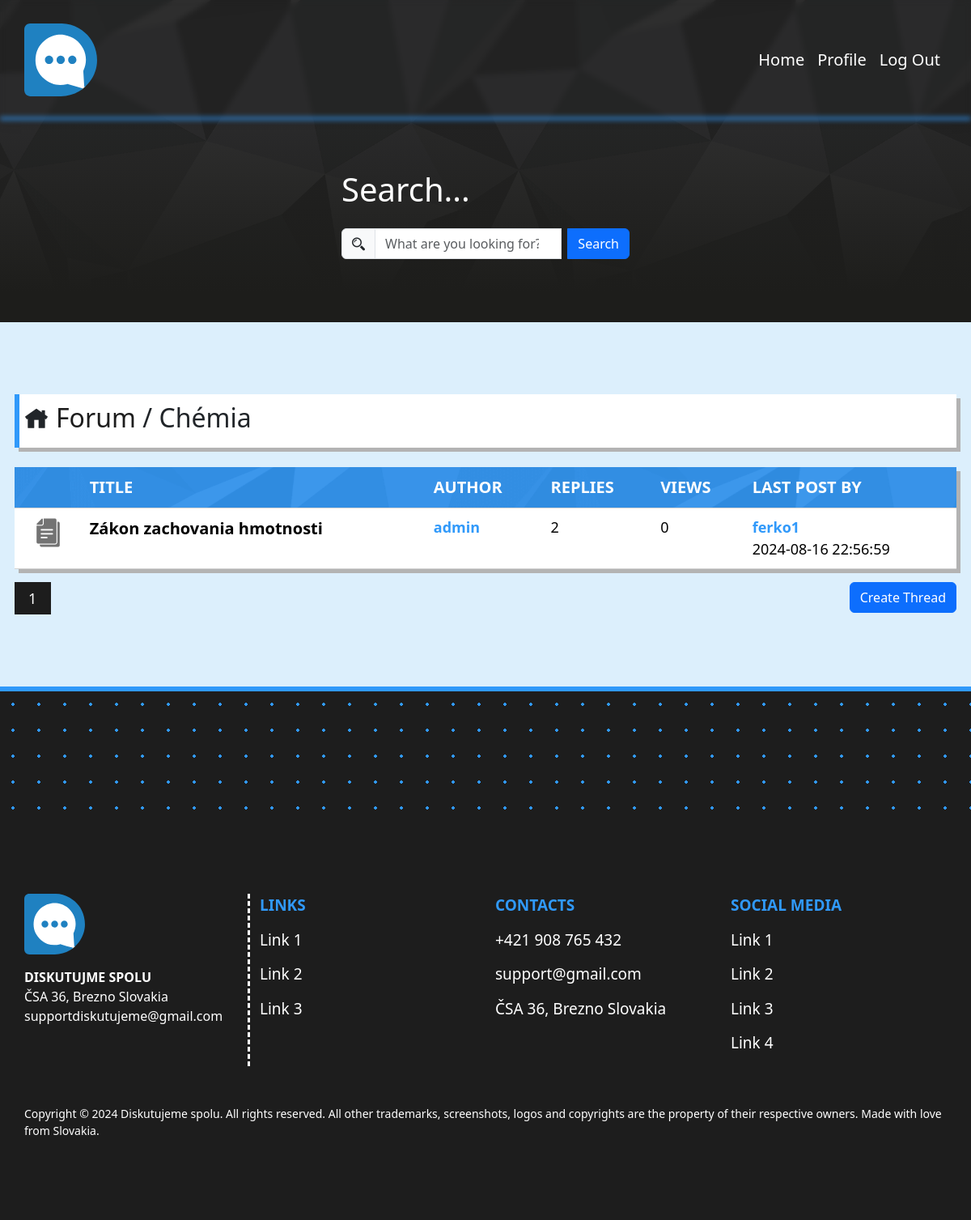
/category.php?catname=Chémia&id=3&page=1 (signed in), run on the app's committed database.
### tables this page shows
CREATE TABLE `thread` (
  `id` int(11) NOT NULL,
  `name` varchar(64) NOT NULL,
  `author_id` int(11) NOT NULL,
  `category` int(11) NOT NULL,
  `views` int(11) NOT NULL
);

CREATE TABLE `users` (
  `id` int(11) NOT NULL,
  `username` varchar(16) NOT NULL,
  `email` varchar(128) NOT NULL,
  `password` text NOT NULL,
  `joined` timestamp NOT NULL DEFAULT current_timestamp(),
  `status` enum('user','admin') NOT NULL DEFAULT 'user'
);

CREATE TABLE `post` (
  `id` int(11) NOT NULL,
  `message` varchar(1024) NOT NULL,
  `author` int(11) NOT NULL,
  `date` timestamp NULL DEFAULT current_timestamp(),
  `thread` int(11) NOT NULL
);

### category.php (the view, shortened to what this page needs)
<?php
include("head.php");
include("header.php");?>
<section id="last-posts-section" class="col-12 py-5 px-0">
	<div class="heading">
		<h2><i class="icofont-home me-2"></i><a href="index.php">Forum</a> / <?php echo $_GET["catname"];?></h2>
	</div>
	<table class="mt-4 table table-striped">
		<tr>
		  	<th></th>
		    <th>Title</th>
		    <th class="d-none d-md-table-cell d-lg-table-cell">Author</th>
		    <th class="d-none d-md-table-cell d-lg-table-cell">Replies</th>
		    <th class="d-none d-md-table-cell d-lg-table-cell">Views</th>
			<th>Last Post By</th>
		</tr>
	    <?php
	    	$dat = new database;
	    	$row = $dat->select_sql_query("thread", ["*"], ["category = ".$_GET["id"]], ["id DESC"], $_GET["page"], 5);
	    	for ($i=0; $i < count($row) ; $i++) {
	    		echo "<tr>";
				echo "<td class='text-center'><i class='icofont-papers'></i></td>";
	    		echo "<td><a href='thread.php?catname=".$_GET["catname"]."&catid=".$_GET["id"]."&threadname=".$row[$i]["name"]."&id=".$row[$i]["id"]."&page=1' class='category-name'>".$row[$i]["name"]."</a></td>";
				$author = $dat->select_sql_query("users", ["username"], ["id =". $row[0]["author_id"]]);
				echo "<td class='d-none d-md-table-cell d-lg-table-cell'><a class='author-name' href='profile.php?name=".$author[0]["username"]."'>".$author[0]["username"]."</a></td>";
				$post_count = $dat->count_sql_query("post", ["id"], ["thread = ".$row[$i]['id']]);
				echo "<td class='d-none d-md-table-cell d-lg-table-cell'>".$post_count."</i></td>";
				echo "<td class='d-none d-md-table-cell d-lg-table-cell'>".$row[$i]["views"]."</i></td>";
				$post_author = $dat->order_sql_query("post", ["author", "date"], ["thread = ".$row[$i]['id']], "id", "DESC", 1);
				if(!empty($post_author)) {
					$author = $dat->select_sql_query("users", ["username"], ["id =". $post_author[0]["author"]]);
					echo "<td><a class='author-name' href='profile.php?name=".$author[0]["username"]."'>".$author[0]["username"]."</a>".$post_author[0]["date"]."</td>";
				} else {
					echo "<td><p>No last post</p></td>";
				}
	    		echo "</tr>";
	    	}
	    ?>
	</table>
	<div class="pages">
		<div class="row g-0 justify-content-between">
			<div class="col-3 row">
			</div>
			<div class="col-3 text-end">
				<a href="<?php echo 'create_thread.php?catname='.$_GET["catname"].'&id='.$_GET["id"]?>" class="btn btn-primary">Create Thread</a>
			</div>
		</div>
	</div>
</section>
<?php include("footer.php");?>

### myCss/basic.css (style rules this page uses)
:root { --blue: #3099FA; --grey: #737373; --lightblue: #DCEFFC; --black: #1d1d1d; }
a { text-decoration: none; }
body { background: var(--lightblue); }
* { margin: 0; padding: 0; box-sizing: border-box; }

### myCss/index.css (style rules this page uses)
#last-posts-section table { box-shadow:5px 5px #b3b3b3; }
#last-posts-section th { background: var(--blue) url("../img/background.png") fixed; text-transform: uppercase; font-size: 20px; padding: 10px 10px; color: white; }
#last-posts-section tr { border-bottom: 1px solid lightgrey; }
#last-posts-section td { font-size: 18px; padding: 10px 10px; background: white; }
.heading { padding: 10px 5px; background: white; box-shadow:5px 5px #b3b3b3; border-left: 6px solid var(--blue); }
.heading h2 a { margin: 0; color: var(--black); }
.icofont-lock, .icofont-chat, .icofont-papers { font-size: 40px; color: var(--grey) }
.category-name { margin: 0; font-size: 20px; font-weight: bold; color: black; }
.author-name { margin: 0; font-size: 18px; font-weight: bold; color: var(--blue); display: block; }

### data on the page
thread: name "Zákon zachovania hmotnosti", views "0"
users: username "admin"
users: username "ferko1"
post: date "2024-08-16 22:56:59"

### other printed values
$_GET["catname"] "Chémia"
$post_count "2"
